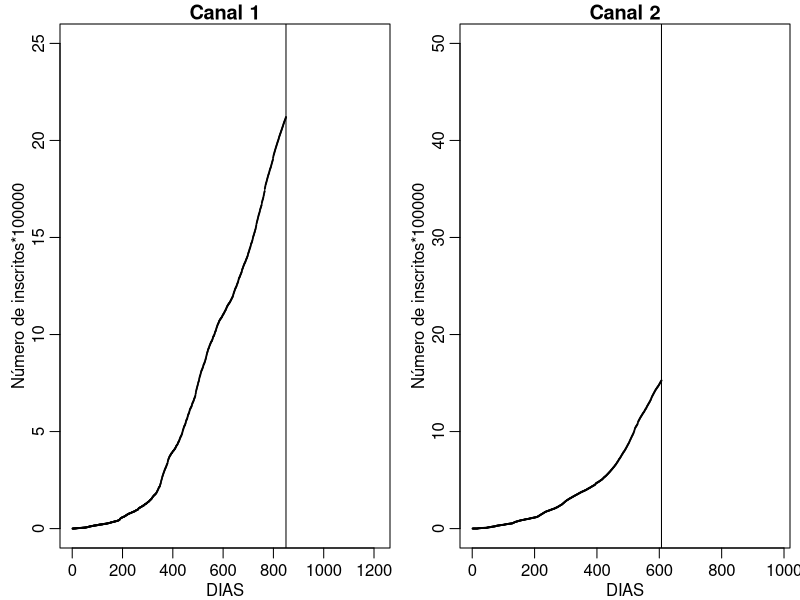
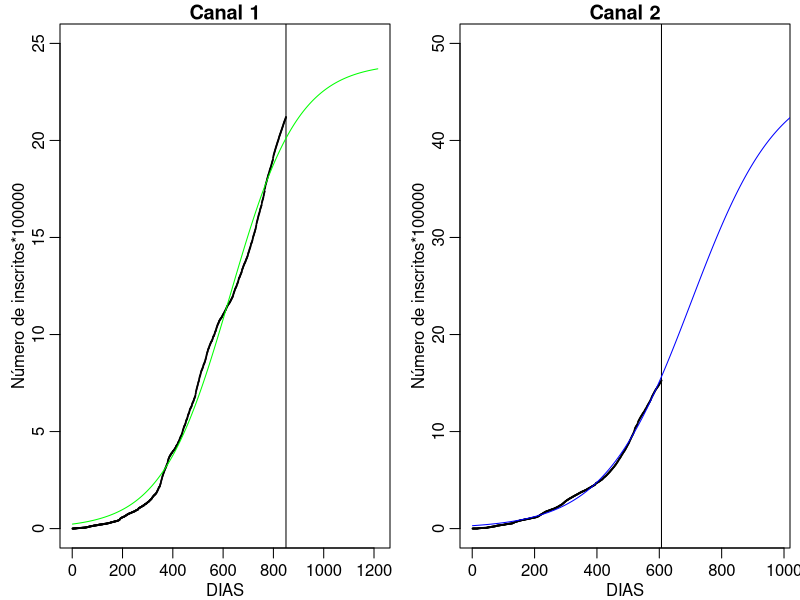

Reproduce these figures in R, in order.
rm(list = ls())

df <- read.table("data/youtube.txt", header = TRUE)

# Separa os dados por canal
canais <- split(df, df$CANAL)
df_canal1 <- canais[[1]]
df_canal2 <- canais[[2]]

# Exibe as primeiras linhas de cada data frame
head(df_canal1)
head(df_canal2)

# Calcula o número acumulado Y de inscritos para cada canal
df_canal1$INSCRITOS <- df_canal1$INSCRITOS / 100000
df_canal1$Y <- cumsum(df_canal1$INSCRITOS)

df_canal2$INSCRITOS <- df_canal2$INSCRITOS / 100000
df_canal2$Y <- cumsum(df_canal2$INSCRITOS)

# Função para o modelo logistico
f_log <- function(dias, l, beta, beta0) {
     out <- l / (1 + exp(-beta * (dias - beta0)))
     return(out)
}

# Função para calcular a perda quadrática
fc_perda <- function(par, y, dias) {
     mu <- f_log(dias = dias, l = par[1], beta = par[2], beta0 = par[3])
     out <- sum((y - mu)^2)
     return(out)
}

# Mostra os gráficos lado a lado
par(mfrow = c(1, 2), mar = c(2.6, 3, 1.2, 0.5), mgp = c(1.6, 0.6, 0))

# Gráfico do número acumulado de inscritos por dia para o canal 1
plot(df_canal1$Y ~ df_canal1$DIAS,
     xlim = c(0, 1215),
     ylim = c(0, 25),
     ylab = "Número de inscritos*100000",
     main = "Canal 1",
     xlab = "DIAS",
     type = "o",
     cex = 0.1
)

# Aplica linha de corte no dia 850
abline(v = 850)

# Gráfico do número acumulado de inscritos por dia para o canal 2
plot(df_canal2$Y ~ df_canal2$DIAS,
     ylab = "Número de inscritos*100000",
     main = "Canal 2",
     xlab = "DIAS",
     ylim = c(0, 50),
     xlim = c(0, 980),
     type = "p",
     cex = 0.1
)

# Aplica linha de corte no dia 607
abline(v = 607)


##### CANAL 1 #####


# Calcula a perda variando os parâmetros para encontrar o melhor,
# mais próximo encontrado em c(24, 0.007, 600)
fc_perda(par = c(24, 0.007, 600), y = df_canal1$Y, dias = df_canal1$DIAS)


# Otimiza o modelo utilizando os parâmetros encontrados manualmente
otimizado <- optim(
     par = c(24, 0.007, 600),
     fn = fc_perda,
     y = df_canal1$Y,
     dias = df_canal1$DIAS,
     method = "Nelder-Mead"
)

# round(otimizado$par, 3)

# Plota o gráfico com o predito
plot(df_canal1$Y ~ df_canal1$DIAS,
     xlim = c(0, 1215),
     ylim = c(0, 25),
     ylab = "Número de inscritos*100000",
     main = "Canal 1",
     xlab = "DIAS",
     type = "o",
     cex = 0.1
)
abline(v = 850)
dias <- 1:c(850 + 365)
predito <- f_log(
     dias = dias,
     l = otimizado$par[1],
     beta = otimizado$par[2],
     beta0 = otimizado$par[3]
)
lines(dias, predito, col = "green")


##### CANAL 2 #####

fc_perda(par = c(27, 0.008, 620), y = df_canal2$Y, dias = df_canal2$DIAS)

otimizado <- optim(
     par = c(27, 0.008, 620),
     fn = fc_perda,
     y = df_canal2$Y,
     dias = df_canal2$DIAS,
     method = "Nelder-Mead"
)

# round(otimizado$par, 3)

plot(df_canal2$Y ~ df_canal2$DIAS,
     ylab = "Número de inscritos*100000",
     main = "Canal 2",
     xlab = "DIAS",
     ylim = c(0, 50),
     xlim = c(0, 980),
     type = "p",
     cex = 0.1
)
abline(v = 607)
dias <- 1:c(850 + 365)
predito <- f_log(
     dias = dias,
     l = otimizado$par[1],
     beta = otimizado$par[2],
     beta0 = otimizado$par[3]
)
lines(dias, predito, col = "blue")
